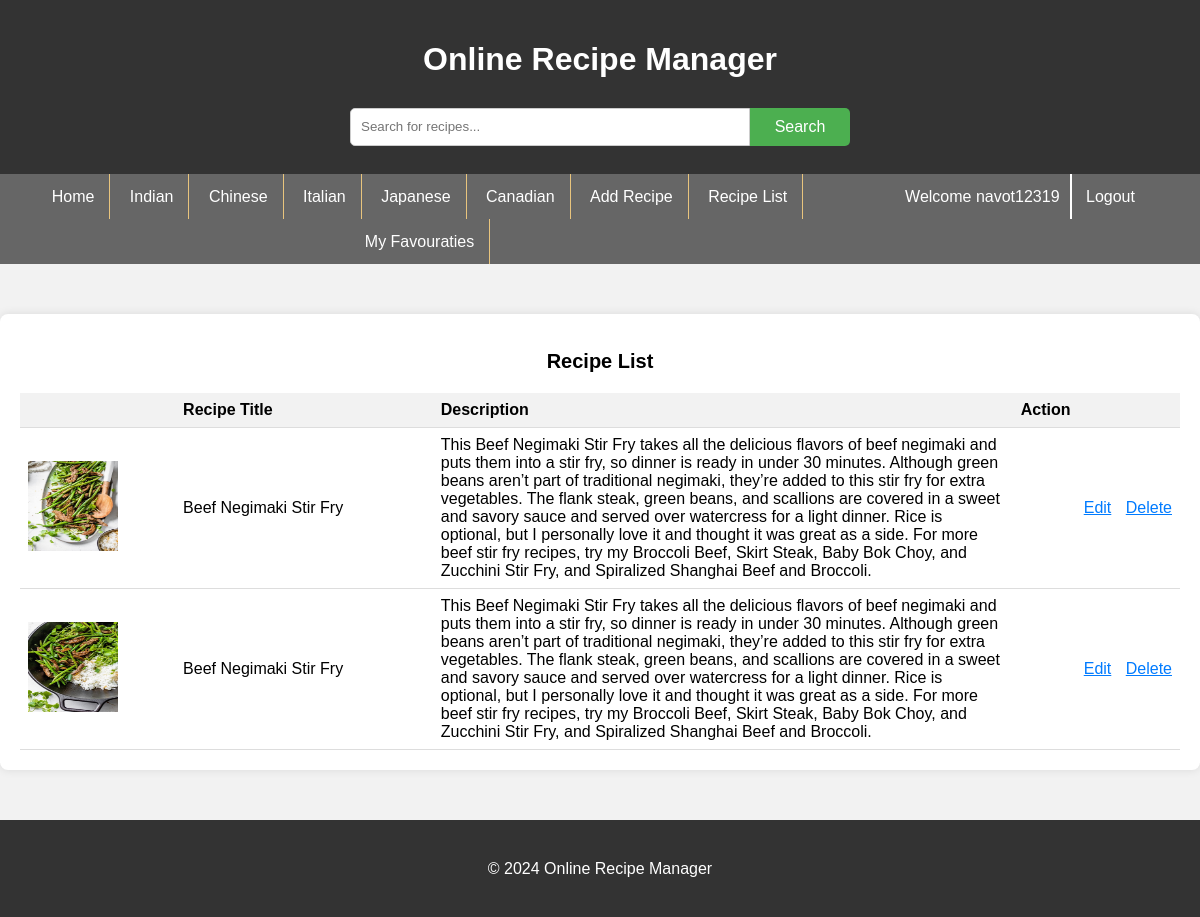
/recipe-list.php (signed in), run on the app's committed database.
### tables this page shows
CREATE TABLE `recipe` (
  `recipe_id` int(11) NOT NULL,
  `diet` text NOT NULL,
  `cuisinetype` text NOT NULL,
  `title` varchar(100) NOT NULL,
  `description` text NOT NULL,
  `ingred` text NOT NULL,
  `instructions` text NOT NULL,
  `img_url` text NOT NULL,
  `user_id` int(11) NOT NULL
);

### config.php (called while the page is built, shortened)
<?php
class RecipeManager {
    private $conn;
    private $host="localhost";
    private $username="root";
    private $password="";
    private $database="rsmdata";
    public function __construct() {
        $this->conn = new mysqli($this->host, $this->username, $this->password, $this->database);
    }
    public function getAllRecipesByUser($userid) {
        $userid=$this->conn->real_escape_string($userid);
        $sql = "SELECT * FROM recipe where user_id=$userid";
        $result = $this->conn->query($sql);
        return $result ->fetch_all(MYSQLI_ASSOC);
    }
}

### recipe-list.php (the view)
<?php include_once "header.php";?>
<?php @session_start();
include_once "config.php";
$rec=new RecipeManager();
$data=$rec->getAllRecipesByUser($_SESSION['userid']);
?>
    <div class="list-container">
        <h2>Recipe List</h2>
        <table>
            <thead>
                <tr>
                    <th>&nbsp;</th>
                    <th>Recipe Title</th>
                    <th width="50%"> Description</th>
                    <th>Action</th>
                </tr>
            </thead>
            <tbody>
            <?php foreach($data as $rw)
                {       ?>
            <tr>
                    <td><img src="recipe/<?php echo $rw['img_url'];?>" height="90" width="90"></td>
                    <td><?php echo $rw['title'];?></td>
                    <td><?php echo $rw['description'];?></td>
                    <td class="edit-delete-links">
                        <a href="edit-recipe.php?rid=<?php echo $rw['recipe_id'];?>">Edit</a>
                        <a href="del-recipe.php?rid=<?php echo $rw['recipe_id'];?> ">Delete</a>
                    </td>
                </tr>
                <?php }?>
            </tbody>
        </table>
    </div>
<?php include_once "footer.php";?>

### css/style.css (style rules this page uses)
body { font-family: Arial, sans-serif; margin: 0; padding: 0; background-color: #f2f2f2; }
a { cursor:hand; }
h2 { text-align: center; margin-bottom: 20px; font-size: 20px; }
.list-container { max-width: 1200px; margin: 50px auto; padding: 20px; background-color: #fff; border-radius: 8px; box-shadow: 0px 0px 10px rgba(0, 0, 0, 0.1); }
table { width: 100%; border-collapse: collapse; }
th, td { padding: 8px; text-align: left; border-bottom: 1px solid #ddd; }
th { background-color: #f2f2f2; }
.edit-delete-links { text-align: right; }
.edit-delete-links a { margin-left: 10px; color: #007bff; }

### data on the page
recipe: img_url (picture), title "Beef Negimaki Stir Fry", description "This Beef Negimaki Stir Fry takes all the delicious flavors of beef negimaki and puts them into a stir fry, so dinner is ready in under 30 minutes. Although green beans aren’t part of traditional negimaki, they’re added to this stir fry for extra vegetables. The flank steak, green beans, and scallions are covered in a sweet and savory sauce and served over watercress for a light dinner. Rice is optional, but I personally love it and thought it was great as a side. For more beef stir fry recipes, try my Broccoli Beef, Skirt Steak, Baby Bok Choy, and Zucchini Stir Fry, and Spiralized Shanghai Beef and Broccoli."
recipe: img_url (picture), title "Beef Negimaki Stir Fry", description "This Beef Negimaki Stir Fry takes all the delicious flavors of beef negimaki and puts them into a stir fry, so dinner is ready in under 30 minutes. Although green beans aren’t part of traditional negimaki, they’re added to this stir fry for extra vegetables. The flank steak, green beans, and scallions are covered in a sweet and savory sauce and served over watercress for a light dinner. Rice is optional, but I personally love it and thought it was great as a side. For more beef stir fry recipes, try my Broccoli Beef, Skirt Steak, Baby Bok Choy, and Zucchini Stir Fry, and Spiralized Shanghai Beef and Broccoli."

### other printed values
$cuisine[$i] "Indian"
$cuisine[$i] "Chinese"
$cuisine[$i] "Italian"
$cuisine[$i] "Japanese"
$cuisine[$i] "Canadian"
$_SESSION['uname'] "navot123"
$_SESSION['userid'] "19"
